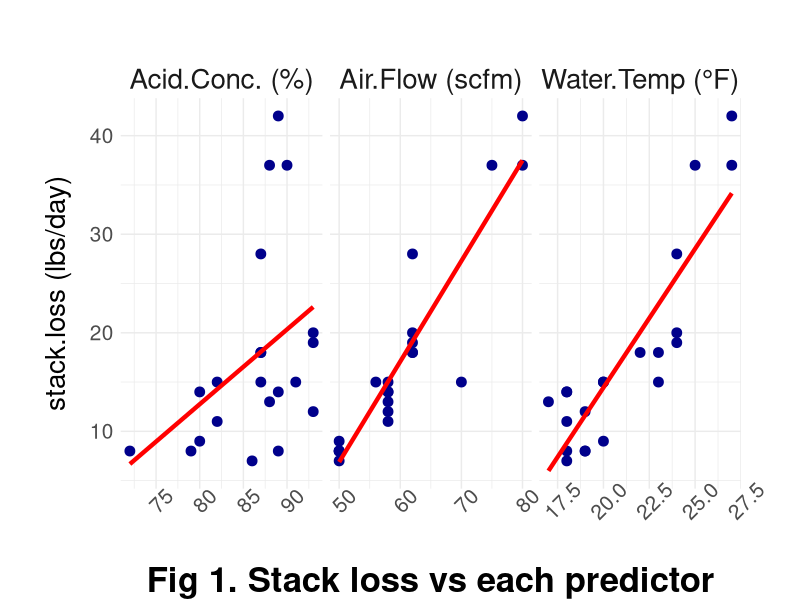
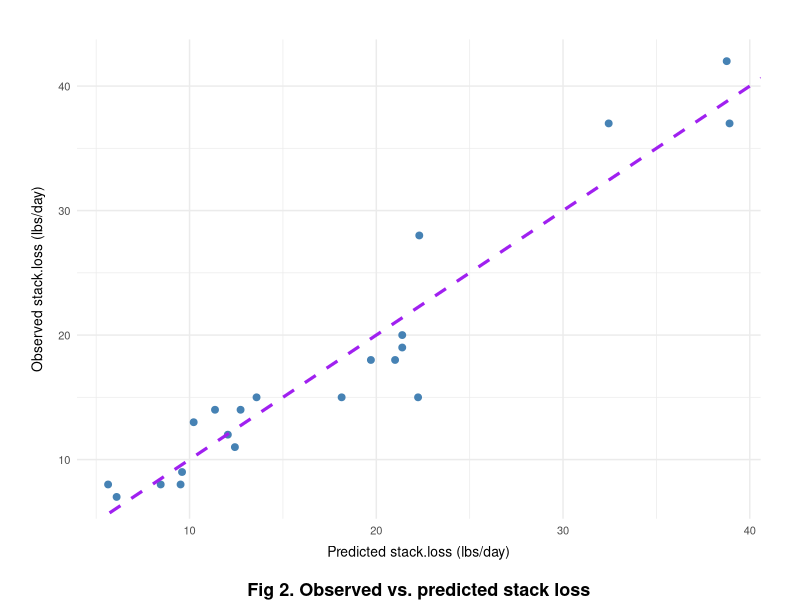

Recreate these plots in R, in order.
## ---- chunk 1
#| label: load-dataset
data("stackloss") # load 'stackloss' data-set
## ---- chunk 2
#| label: stackloss-vars
# create data-frame 'vars' to describe each variable in data-set
vars <- data.frame(
  # variable column to store variable names as in data-set
  Variable      = c("Air.Flow", "Water.Temp", "Acid.Conc.", "stack.loss"),
  # description of each 4 variables as second column
  Description   = c("Flow of cooling air",
                    "Temperature of cooling water",
                    "Concentration of acid added",
                    "Amount of ammonia gas wasted"),
  # unit of each variable from references in documentation
  Unit = c("scfm", "°F", "%", "lbs/day"))
# use kable() from  knitr library to render a neat table
knitr::kable(vars,caption = "")  
## ---- chunk 3
#| label: stackloss-head
# extract top  observations using head()
stack_head <- head(stackloss,5)
# render as kable table using knitr library
knitr::kable(stack_head, caption  = "", align = c("c", "c", "c", "c", "c"))
## ---- chunk 4
#| label: facet-plot
#| fig-height: 10
#| fig-width: 15
# library for plotting/visualization
library(ggplot2)

# convert data-frame to long format, each predictor will be separate row for facet use
stackloss_long <- stackloss |> tidyr::pivot_longer(
  cols      = c(Air.Flow, Water.Temp, Acid.Conc.), # columns to pivot
  names_to  = "predictor", # column with input variable names
  values_to = "value") # column to store values corresponding to each variable

# Faceted plot of one scatter-plot with regression line per input predictor (variable)
ggplot(stackloss_long, aes(x = value, y = stack.loss))+ # plot stack.loss vs variable
  # mark data points in dark blue
  geom_point(color = "darkblue", size = 3)+
  # add regression line in red (without error band i.e. se=FALSE)
  geom_smooth(method = "lm", formula = y ~ x, se = FALSE, color = "red", size=1.5)+
  # split plot into multiple facets, one for each variable
  facet_wrap(~ predictor,
             scales = "free_x", # different value range for different predictors (x-axis)
             labeller = as_labeller(c("Air.Flow" = "Air.Flow (scfm)", 
                                      "Water.Temp" = "Water.Temp (°F)",
                                      "Acid.Conc."  = "Acid.Conc. (%)")))+ # custom labels with units
  # plot caption and axes labels
  labs(caption = "Fig 1. Stack loss vs each predictor", 
       x = NULL, # no label for overall x axis as each facet already have a label
       y = "stack.loss (lbs/day)")+
  # apply minimal theme for cleaner visualization
  theme_minimal()+
  # theme settings (size, style, angle, spacing, etc) for axes, facets and plot
  theme(axis.text.x = element_text(size = 15, angle=45),
    axis.text.y = element_text(size = 15),
    axis.title.y = element_text(size = 20, vjust=3),
    strip.text = element_text(size = 20),
    plot.caption = element_text(size=25,face="bold",hjust = 0.5,
                                margin = margin(t = 20)),
    plot.margin = unit(c(1.5, 1.5, 0, 1.5), "cm"))
## ---- chunk 5
#| label: fullmodel-plot
#| fig-height: 6
#| fig-width: 6
#| fig-align: center
# fit full multiple linear regression model via lm() using 3 predictors
fit_lr <- lm(stack.loss ~ Air.Flow + Water.Temp + Acid.Conc., data = stackloss)

# add fitted values as a new column to stackloss data-frame
stackloss$predicted <- fitted(fit_lr)

# plot observed vs fitted curve for full model
ggplot(stackloss, aes(x = predicted, y = stack.loss))+
  # mark the actual observed vs fitted points as dark green points
  geom_point(color = "steelblue", size = 2)+
  # add 45° reference line (y = 0+1*x) as red dashed line to mark perfect prediction
  geom_abline(intercept = 0, slope = 1, color = "purple", linetype = "dashed", size=1.1)+
  # plot caption and axes labels
  labs(caption = "Fig 2. Observed vs. predicted stack loss",
    x     = "Predicted stack.loss (lbs/day)",
    y     = "Observed stack.loss (lbs/day)")+
  # apply minimal theme for cleaner visualization
  theme_minimal()+
  # theme settings for axes and plot
  theme(axis.text.x = element_text(size = 8),
        axis.text.y = element_text(size = 8),
        axis.title.y = element_text(size = 10, vjust=3),
        axis.title.x = element_text(size = 10,margin = margin(t = 6, b=10)),
        plot.caption = element_text(size=13,face="bold",hjust = 0.5,
                                margin = margin(t = 6)),
        plot.margin = unit(c(1, 1, 0, 1), "cm"))
